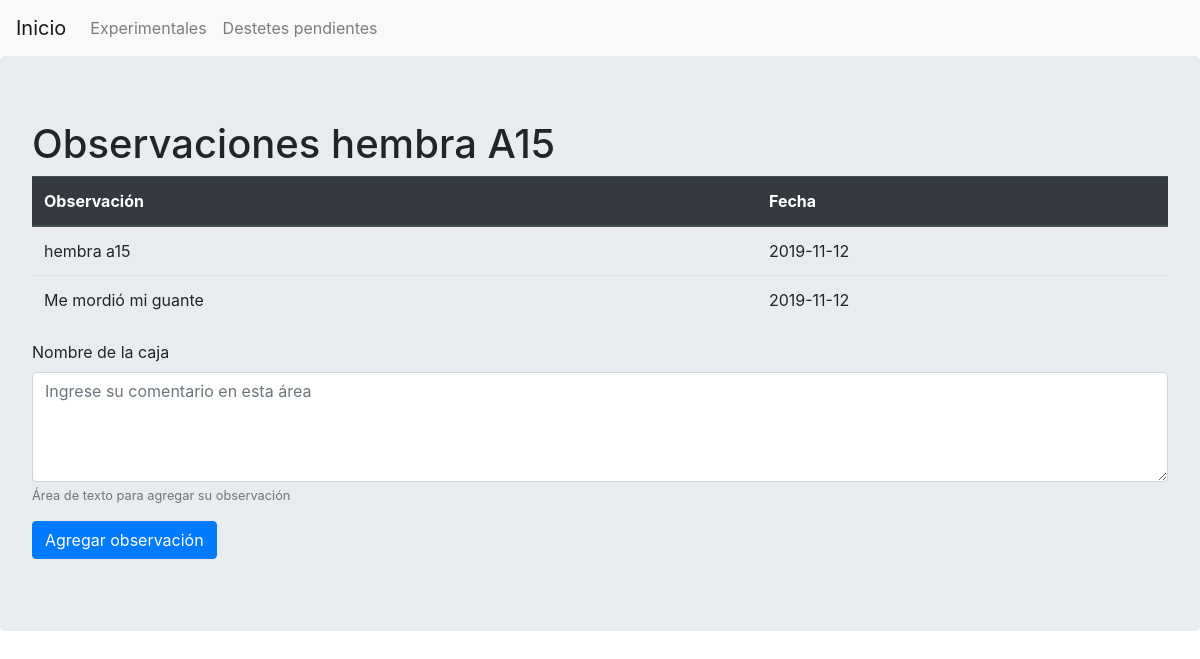
The page /observacion-hembra/1 on the database its author committed.
### app.py (models this page shows, shortened)
class Hembra(db.Model):
    __tablename__ = 'hembra'
    __table_args__ = {'extend_existing': True}
    db.Model.metadata.reflect(db.engine)
    id = db.Column(db.Integer, primary_key=True)
    caja = db.Column(db.String(20), nullable=False)
    cepa = db.Column(db.String(20), nullable=False)
    fecha_nacimiento = db.Column(db.DateTime, default=datetime.today() + relativedelta(days=-28), nullable=False)
    fecha_destete = db.Column(db.DateTime, default=datetime.utcnow, nullable=False)
    cantidad = db.Column(db.Integer, default=0, nullable=False)
    padres = db.Column(db.String(20), nullable=False)
    cruza_id = db.Column(db.Integer, db.ForeignKey('cruza.id'), nullable=False)
    observacion = db.relationship('Observacion', backref='hembra', lazy=True)

class Observacion(db.Model):
    __tablename__ = 'observacion'
    __table_args__ = {'extend_existing': True}
    db.Model.metadata.reflect(db.engine)
    id = db.Column(db.Integer, primary_key=True)
    observacion = db.Column(db.Text, nullable=False)
    fecha = db.Column(db.DateTime, default=datetime.utcnow, nullable=False)
    macho_id = db.Column(db.Integer, db.ForeignKey('macho.id'))
    hembra_id = db.Column(db.Integer, db.ForeignKey('hembra.id'))

### app.py (the view)
@app.route("/observacion-hembra/<int:id>", methods=['POST', 'GET'])
def observacion_hembra(id):
    hembra = Hembra.query.get_or_404(id)
    if request.method == 'POST':
        observacion =  request.form['observacion']
        new_observacion = Observacion(observacion=observacion, hembra=hembra)
        try:
            db.session.add(new_observacion)
            db.session.commit()
            return redirect('/macho-hembra/')
        except:
            return redirect("/user-error/")
    else:
        return render_template("observacion-hembra.html", hembra=hembra)

### templates/observacion-hembra.html (shortened to what this page needs)
{% extends 'base.html' %}
{% block body%}
<div class="jumbotron">
	<div class="content">
		<h1>Observaciones hembra {{hembra.caja}}</h1>
		<table class="table">
			<thead class="thead-dark">
				<tr>
					<th>Observación</th>
					<th>Fecha</th>
				</tr>
			</thead>
			{%for observacion in hembra.observacion %}
			<tr>
				<td>{{ observacion.observacion}}</td>
				<td>{{ observacion.fecha.date()}}</td>
			</tr>
			{% endfor %}
		</table>
		<form action="/observacion-hembra/{{hembra.id}}" method="POST">
			<div class="form-group">
				<label for="observacion">Nombre de la caja</label>
				<textarea type="textarea" rows="4" class="form-control" name="observacion" id="observacion" aria-describedby="observacionHelp" placeholder="Ingrese su comentario en esta área"></textarea>
				<small id="observacionHelp" class="form-text text-muted">Área de texto para agregar su observación</small>
			</div>
			<input class="btn btn-primary mb-2" type="submit" value="Agregar observación">
		</form>
	</div>
</div>
{% endblock %}

### rows shown on the page
Hembra: caja "A15"
Observacion: observacion "hembra a15", fecha "2019-11-12"
Observacion: observacion "Me mordió mi guante", fecha "2019-11-12"
